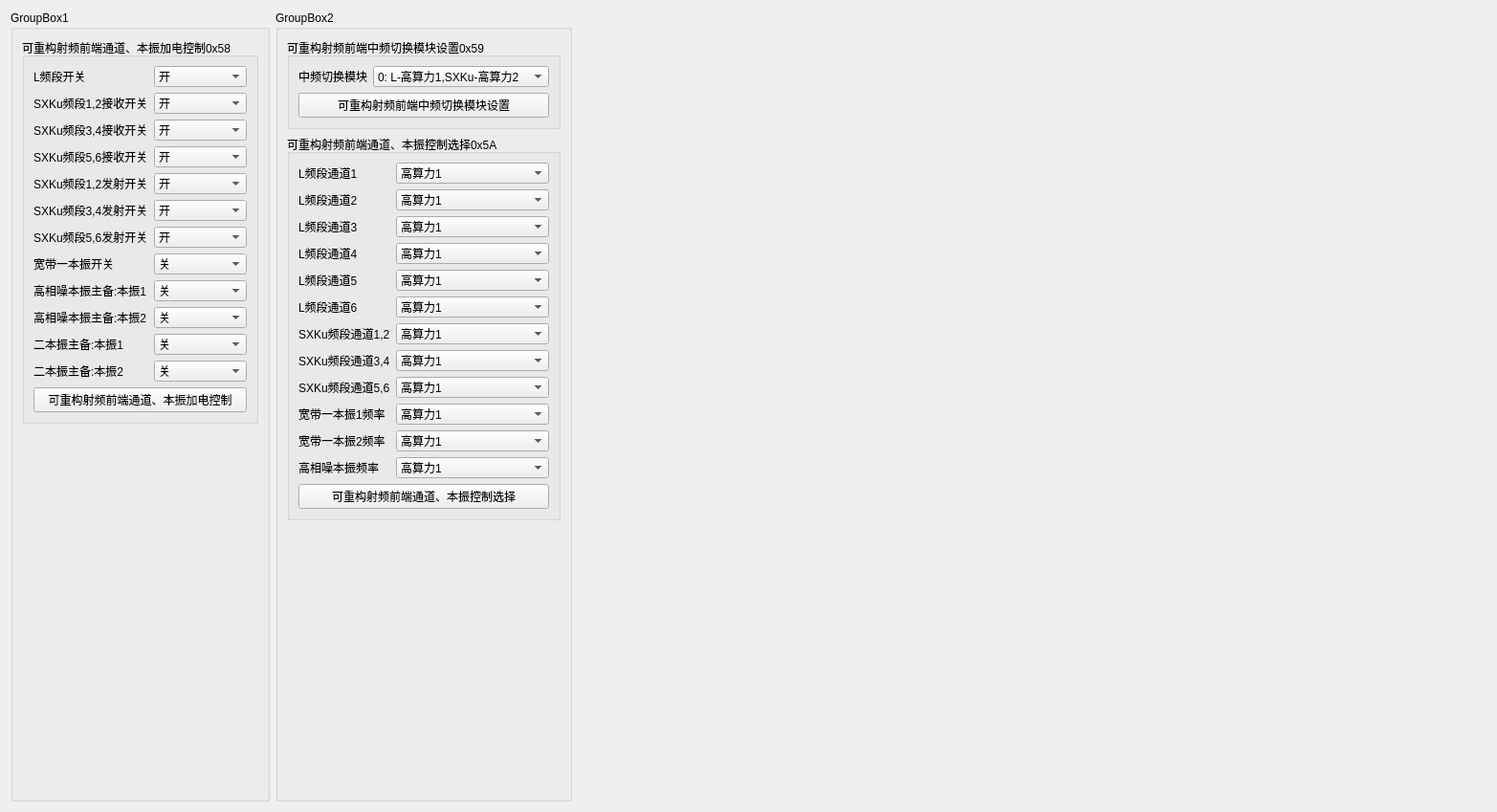
<?xml version="1.0" encoding="UTF-8"?>
<ui version="4.0">
 <class>sub1553_gkmayrffront</class>
 <widget class="QWidget" name="sub1553_gkmayrffront">
  <property name="geometry">
   <rect>
    <x>0</x>
    <y>0</y>
    <width>1565</width>
    <height>849</height>
   </rect>
  </property>
  <property name="windowTitle">
   <string>Form</string>
  </property>
  <layout class="QGridLayout" name="gridLayout">
   <item row="0" column="0">
    <widget class="QGroupBox" name="groupBox">
     <property name="title">
      <string>GroupBox1</string>
     </property>
     <layout class="QVBoxLayout" name="verticalLayout_3">
      <item>
       <widget class="QGroupBox" name="groupBox_3">
        <property name="title">
         <string>可重构射频前端通道、本振加电控制0x58</string>
        </property>
        <layout class="QVBoxLayout" name="verticalLayout">
         <item>
          <layout class="QFormLayout" name="formLayout_3">
           <item row="0" column="0">
            <widget class="QLabel" name="Label_Lchannel">
             <property name="text">
              <string>L频段开关</string>
             </property>
            </widget>
           </item>
           <item row="0" column="1">
            <widget class="QComboBox" name="cB_Lchannel_switch">
             <property name="currentIndex">
              <number>1</number>
             </property>
             <item>
              <property name="text">
               <string>关</string>
              </property>
             </item>
             <item>
              <property name="text">
               <string>开</string>
              </property>
             </item>
            </widget>
           </item>
           <item row="1" column="0">
            <widget class="QLabel" name="sXKu12Label">
             <property name="text">
              <string>SXKu频段1,2接收开关</string>
             </property>
            </widget>
           </item>
           <item row="1" column="1">
            <widget class="QComboBox" name="cB_SXKu_12receive_switch">
             <property name="currentIndex">
              <number>1</number>
             </property>
             <item>
              <property name="text">
               <string>关</string>
              </property>
             </item>
             <item>
              <property name="text">
               <string>开</string>
              </property>
             </item>
            </widget>
           </item>
           <item row="2" column="0">
            <widget class="QLabel" name="sXKu34Label">
             <property name="text">
              <string>SXKu频段3,4接收开关</string>
             </property>
            </widget>
           </item>
           <item row="2" column="1">
            <widget class="QComboBox" name="cB_SXKu_34receive_switch">
             <property name="currentIndex">
              <number>1</number>
             </property>
             <item>
              <property name="text">
               <string>关</string>
              </property>
             </item>
             <item>
              <property name="text">
               <string>开</string>
              </property>
             </item>
            </widget>
           </item>
           <item row="3" column="0">
            <widget class="QLabel" name="sXKu56Label">
             <property name="text">
              <string>SXKu频段5,6接收开关</string>
             </property>
            </widget>
           </item>
           <item row="3" column="1">
            <widget class="QComboBox" name="cB_SXKu_56receive_switch">
             <property name="currentIndex">
              <number>1</number>
             </property>
             <item>
              <property name="text">
               <string>关</string>
              </property>
             </item>
             <item>
              <property name="text">
               <string>开</string>
              </property>
             </item>
            </widget>
           </item>
           <item row="4" column="0">
            <widget class="QLabel" name="sXKu12Label_2">
             <property name="text">
              <string>SXKu频段1,2发射开关</string>
             </property>
            </widget>
           </item>
           <item row="4" column="1">
            <widget class="QComboBox" name="cB_SXKu_12emit_switch">
             <property name="currentIndex">
              <number>1</number>
             </property>
             <item>
              <property name="text">
               <string>关</string>
              </property>
             </item>
             <item>
              <property name="text">
               <string>开</string>
              </property>
             </item>
            </widget>
           </item>
           <item row="5" column="0">
            <widget class="QLabel" name="sXKu34Label_2">
             <property name="text">
              <string>SXKu频段3,4发射开关</string>
             </property>
            </widget>
           </item>
           <item row="5" column="1">
            <widget class="QComboBox" name="cB_SXKu_34emit_switch">
             <property name="currentIndex">
              <number>1</number>
             </property>
             <item>
              <property name="text">
               <string>关</string>
              </property>
             </item>
             <item>
              <property name="text">
               <string>开</string>
              </property>
             </item>
            </widget>
           </item>
           <item row="6" column="0">
            <widget class="QLabel" name="sXKu56Label_2">
             <property name="text">
              <string>SXKu频段5,6发射开关</string>
             </property>
            </widget>
           </item>
           <item row="6" column="1">
            <widget class="QComboBox" name="cB_SXKu_56emit_switch">
             <property name="currentIndex">
              <number>1</number>
             </property>
             <item>
              <property name="text">
               <string>关</string>
              </property>
             </item>
             <item>
              <property name="text">
               <string>开</string>
              </property>
             </item>
            </widget>
           </item>
           <item row="7" column="0">
            <widget class="QLabel" name="Label">
             <property name="text">
              <string>宽带一本振开关</string>
             </property>
            </widget>
           </item>
           <item row="7" column="1">
            <widget class="QComboBox" name="cB_SXKu_broadband_switch">
             <item>
              <property name="text">
               <string>关</string>
              </property>
             </item>
             <item>
              <property name="text">
               <string>开</string>
              </property>
             </item>
            </widget>
           </item>
           <item row="8" column="0">
            <widget class="QLabel" name="Label_highnoise1">
             <property name="text">
              <string>高相噪本振主备:本振1</string>
             </property>
            </widget>
           </item>
           <item row="8" column="1">
            <widget class="QComboBox" name="cB_highphase_noise_1">
             <property name="currentIndex">
              <number>0</number>
             </property>
             <item>
              <property name="text">
               <string>关</string>
              </property>
             </item>
             <item>
              <property name="text">
               <string>开</string>
              </property>
             </item>
            </widget>
           </item>
           <item row="10" column="0">
            <widget class="QLabel" name="Label_twobooks1">
             <property name="text">
              <string>二本振主备:本振1</string>
             </property>
            </widget>
           </item>
           <item row="10" column="1">
            <widget class="QComboBox" name="cB_twoBooks_1">
             <property name="currentIndex">
              <number>0</number>
             </property>
             <item>
              <property name="text">
               <string>关</string>
              </property>
             </item>
             <item>
              <property name="text">
               <string>开</string>
              </property>
             </item>
            </widget>
           </item>
           <item row="9" column="0">
            <widget class="QLabel" name="label">
             <property name="text">
              <string>高相噪本振主备:本振2</string>
             </property>
            </widget>
           </item>
           <item row="9" column="1">
            <widget class="QComboBox" name="cB_highphase_noise_2">
             <item>
              <property name="text">
               <string>关</string>
              </property>
             </item>
             <item>
              <property name="text">
               <string>开</string>
              </property>
             </item>
            </widget>
           </item>
           <item row="11" column="0">
            <widget class="QLabel" name="label_2">
             <property name="text">
              <string>二本振主备:本振2</string>
             </property>
            </widget>
           </item>
           <item row="11" column="1">
            <widget class="QComboBox" name="cB_twoBooks_2">
             <item>
              <property name="text">
               <string>关</string>
              </property>
             </item>
             <item>
              <property name="text">
               <string>开</string>
              </property>
             </item>
            </widget>
           </item>
          </layout>
         </item>
         <item>
          <widget class="QPushButton" name="pB_channel_power_control">
           <property name="text">
            <string>可重构射频前端通道、本振加电控制</string>
           </property>
          </widget>
         </item>
        </layout>
       </widget>
      </item>
      <item>
       <spacer name="verticalSpacer">
        <property name="orientation">
         <enum>Qt::Vertical</enum>
        </property>
        <property name="sizeHint" stdset="0">
         <size>
          <width>20</width>
          <height>40</height>
         </size>
        </property>
       </spacer>
      </item>
     </layout>
    </widget>
   </item>
   <item row="0" column="1">
    <widget class="QGroupBox" name="groupBox_2">
     <property name="title">
      <string>GroupBox2</string>
     </property>
     <layout class="QVBoxLayout" name="verticalLayout_4">
      <item>
       <widget class="QGroupBox" name="groupBox_31">
        <property name="title">
         <string>可重构射频前端中频切换模块设置0x59</string>
        </property>
        <layout class="QVBoxLayout" name="verticalLayout_5">
         <item>
          <layout class="QFormLayout" name="formLayout_23">
           <item row="0" column="1">
            <widget class="QComboBox" name="cB_zpset">
             <item>
              <property name="text">
               <string>0: L-高算力1,SXKu-高算力2</string>
              </property>
             </item>
             <item>
              <property name="text">
               <string>1: 同时L模式</string>
              </property>
             </item>
             <item>
              <property name="text">
               <string>2: 同时SXKu模式</string>
              </property>
             </item>
             <item>
              <property name="text">
               <string>3：SXKu-高算力1,L-高算力2</string>
              </property>
             </item>
            </widget>
           </item>
           <item row="0" column="0">
            <widget class="QLabel" name="Label_3">
             <property name="text">
              <string>中频切换模块</string>
             </property>
            </widget>
           </item>
          </layout>
         </item>
         <item>
          <widget class="QPushButton" name="pB_zpchooseSet">
           <property name="text">
            <string>可重构射频前端中频切换模块设置</string>
           </property>
          </widget>
         </item>
        </layout>
       </widget>
      </item>
      <item>
       <widget class="QGroupBox" name="groupBox_9">
        <property name="title">
         <string>可重构射频前端通道、本振控制选择0x5A</string>
        </property>
        <layout class="QVBoxLayout" name="verticalLayout_2">
         <item>
          <layout class="QFormLayout" name="formLayout_6">
           <item row="0" column="0">
            <widget class="QLabel" name="lLabel_2">
             <property name="text">
              <string>L频段通道1</string>
             </property>
            </widget>
           </item>
           <item row="0" column="1">
            <widget class="QComboBox" name="cB_Lchannel_1">
             <property name="enabled">
              <bool>true</bool>
             </property>
             <property name="sizePolicy">
              <sizepolicy hsizetype="Preferred" vsizetype="Fixed">
               <horstretch>0</horstretch>
               <verstretch>0</verstretch>
              </sizepolicy>
             </property>
             <item>
              <property name="text">
               <string>高算力1</string>
              </property>
             </item>
             <item>
              <property name="text">
               <string>高算力2</string>
              </property>
             </item>
            </widget>
           </item>
           <item row="1" column="0">
            <widget class="QLabel" name="sXKu12Label_3">
             <property name="text">
              <string>L频段通道2</string>
             </property>
            </widget>
           </item>
           <item row="1" column="1">
            <widget class="QComboBox" name="cB_Lchannel_2">
             <property name="enabled">
              <bool>true</bool>
             </property>
             <property name="editable">
              <bool>false</bool>
             </property>
             <item>
              <property name="text">
               <string>高算力1</string>
              </property>
             </item>
             <item>
              <property name="text">
               <string>高算力2</string>
              </property>
             </item>
            </widget>
           </item>
           <item row="2" column="0">
            <widget class="QLabel" name="sXKu34Label_3">
             <property name="text">
              <string>L频段通道3</string>
             </property>
            </widget>
           </item>
           <item row="2" column="1">
            <widget class="QComboBox" name="cB_Lchannel_3">
             <property name="enabled">
              <bool>true</bool>
             </property>
             <item>
              <property name="text">
               <string>高算力1</string>
              </property>
             </item>
             <item>
              <property name="text">
               <string>高算力2</string>
              </property>
             </item>
            </widget>
           </item>
           <item row="3" column="0">
            <widget class="QLabel" name="sXKu56Label_3">
             <property name="text">
              <string>L频段通道4</string>
             </property>
            </widget>
           </item>
           <item row="3" column="1">
            <widget class="QComboBox" name="cB_Lchannel_4">
             <property name="enabled">
              <bool>true</bool>
             </property>
             <item>
              <property name="text">
               <string>高算力1</string>
              </property>
             </item>
             <item>
              <property name="text">
               <string>高算力2</string>
              </property>
             </item>
            </widget>
           </item>
           <item row="4" column="0">
            <widget class="QLabel" name="sXKu12Label_4">
             <property name="text">
              <string>L频段通道5</string>
             </property>
            </widget>
           </item>
           <item row="4" column="1">
            <widget class="QComboBox" name="cB_Lchannel_5">
             <property name="enabled">
              <bool>true</bool>
             </property>
             <item>
              <property name="text">
               <string>高算力1</string>
              </property>
             </item>
             <item>
              <property name="text">
               <string>高算力2</string>
              </property>
             </item>
            </widget>
           </item>
           <item row="5" column="0">
            <widget class="QLabel" name="sXKu34Label_4">
             <property name="text">
              <string>L频段通道6</string>
             </property>
            </widget>
           </item>
           <item row="5" column="1">
            <widget class="QComboBox" name="cB_Lchannel_6">
             <property name="enabled">
              <bool>true</bool>
             </property>
             <item>
              <property name="text">
               <string>高算力1</string>
              </property>
             </item>
             <item>
              <property name="text">
               <string>高算力2</string>
              </property>
             </item>
            </widget>
           </item>
           <item row="6" column="0">
            <widget class="QLabel" name="sXKu56Label_4">
             <property name="text">
              <string>SXKu频段通道1,2</string>
             </property>
            </widget>
           </item>
           <item row="6" column="1">
            <widget class="QComboBox" name="cB_SXKu_channel_12">
             <item>
              <property name="text">
               <string>高算力1</string>
              </property>
             </item>
             <item>
              <property name="text">
               <string>高算力2</string>
              </property>
             </item>
            </widget>
           </item>
           <item row="7" column="0">
            <widget class="QLabel" name="Label_2">
             <property name="text">
              <string>SXKu频段通道3,4</string>
             </property>
            </widget>
           </item>
           <item row="7" column="1">
            <widget class="QComboBox" name="cB_SXKu_channel_34">
             <property name="enabled">
              <bool>true</bool>
             </property>
             <item>
              <property name="text">
               <string>高算力1</string>
              </property>
             </item>
             <item>
              <property name="text">
               <string>高算力2</string>
              </property>
             </item>
            </widget>
           </item>
           <item row="8" column="0">
            <widget class="QLabel" name="sXKu56Label_5">
             <property name="text">
              <string>SXKu频段通道5,6</string>
             </property>
            </widget>
           </item>
           <item row="8" column="1">
            <widget class="QComboBox" name="cB_SXKu_channel_56">
             <property name="enabled">
              <bool>true</bool>
             </property>
             <item>
              <property name="text">
               <string>高算力1</string>
              </property>
             </item>
             <item>
              <property name="text">
               <string>高算力2</string>
              </property>
             </item>
            </widget>
           </item>
           <item row="9" column="0">
            <widget class="QLabel" name="Label_broadband_onebook_1">
             <property name="text">
              <string>宽带一本振1频率</string>
             </property>
            </widget>
           </item>
           <item row="9" column="1">
            <widget class="QComboBox" name="cB_broadband_onebook_1">
             <property name="enabled">
              <bool>true</bool>
             </property>
             <item>
              <property name="text">
               <string>高算力1</string>
              </property>
             </item>
             <item>
              <property name="text">
               <string>高算力2</string>
              </property>
             </item>
            </widget>
           </item>
           <item row="10" column="0">
            <widget class="QLabel" name="Label__broadband_onebook_2">
             <property name="text">
              <string>宽带一本振2频率</string>
             </property>
            </widget>
           </item>
           <item row="10" column="1">
            <widget class="QComboBox" name="cB_broadband_onebook_2">
             <property name="enabled">
              <bool>true</bool>
             </property>
             <item>
              <property name="text">
               <string>高算力1</string>
              </property>
             </item>
             <item>
              <property name="text">
               <string>高算力2</string>
              </property>
             </item>
            </widget>
           </item>
           <item row="11" column="0">
            <widget class="QLabel" name="Label_highnoise">
             <property name="text">
              <string>高相噪本振频率</string>
             </property>
            </widget>
           </item>
           <item row="11" column="1">
            <widget class="QComboBox" name="cB_highnoise_radio">
             <property name="enabled">
              <bool>true</bool>
             </property>
             <item>
              <property name="text">
               <string>高算力1</string>
              </property>
             </item>
             <item>
              <property name="text">
               <string>高算力2</string>
              </property>
             </item>
            </widget>
           </item>
          </layout>
         </item>
         <item>
          <widget class="QPushButton" name="pB_channel_control_choose">
           <property name="text">
            <string>可重构射频前端通道、本振控制选择</string>
           </property>
          </widget>
         </item>
        </layout>
       </widget>
      </item>
      <item>
       <spacer name="verticalSpacer_2">
        <property name="orientation">
         <enum>Qt::Vertical</enum>
        </property>
        <property name="sizeHint" stdset="0">
         <size>
          <width>20</width>
          <height>40</height>
         </size>
        </property>
       </spacer>
      </item>
     </layout>
    </widget>
   </item>
   <item row="0" column="2">
    <spacer name="horizontalSpacer">
     <property name="orientation">
      <enum>Qt::Horizontal</enum>
     </property>
     <property name="sizeHint" stdset="0">
      <size>
       <width>40</width>
       <height>20</height>
      </size>
     </property>
    </spacer>
   </item>
  </layout>
 </widget>
 <resources/>
 <connections/>
</ui>
